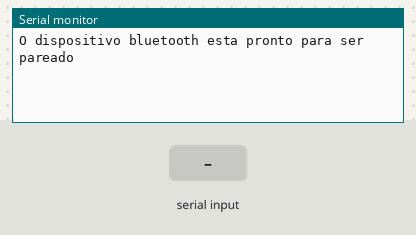
Bench run of a sketch on a simulated ESP32. Parts: the last lines printed to the serial monitor. The test bench sets the inputs (shaded band). Nothing arrives over Bluetooth unless stated.

Above: at 1.2 s.
1.3 s: "1" received over the second serial link
At 2.1 s:
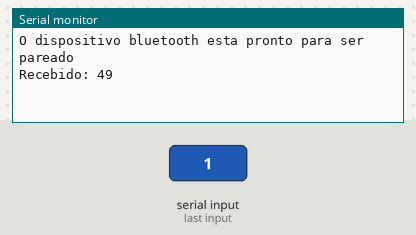
2.8 s: "0" received over the second serial link
At 3.2 s:
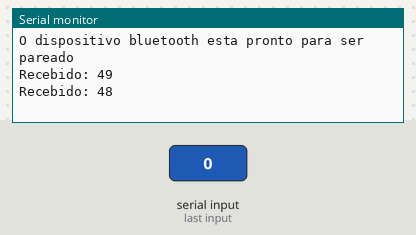
4.3 s: "2" received over the second serial link
At 5.6 s:
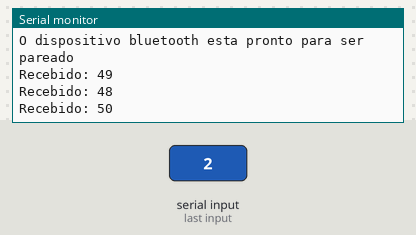

Measured:
- after the input at 1.3 s, the serial monitor: prints a new line at once (image 1)
- after the input at 2.8 s, the serial monitor: prints a new line at once (image 2)
- after the input at 4.3 s, the serial monitor: prints a new line at once (image 3)

The sketch:

BLT_SERIAL-1.ino.ino
```cpp
#include "BluetoothSerial.h";
#include <ESP32Servo.h>

BluetoothSerial ESP_BT;
Servo servo;

int pinoServo = 12;

void setup() {
  Serial.begin(115200);
  ESP_BT.begin("ESP32");

  Serial.println("O dispositivo bluetooth esta pronto para ser pareado");

  // servo.setPeriodHertz(50);
  // servo.attach(pinoServo, 1000, 2000);

}

void loop() {

  if ( ESP_BT.available() ) {
    int comando = ESP_BT.read(); //ASCII

    Serial.print("Recebido: "); Serial.println(comando);

    if ( comando == 49 ) { // 1
      // servo.write(180);
    }

    if ( comando == 48 ) { // 0
      // servo.write(0);
    }

    delay(20);
  }

}
```
